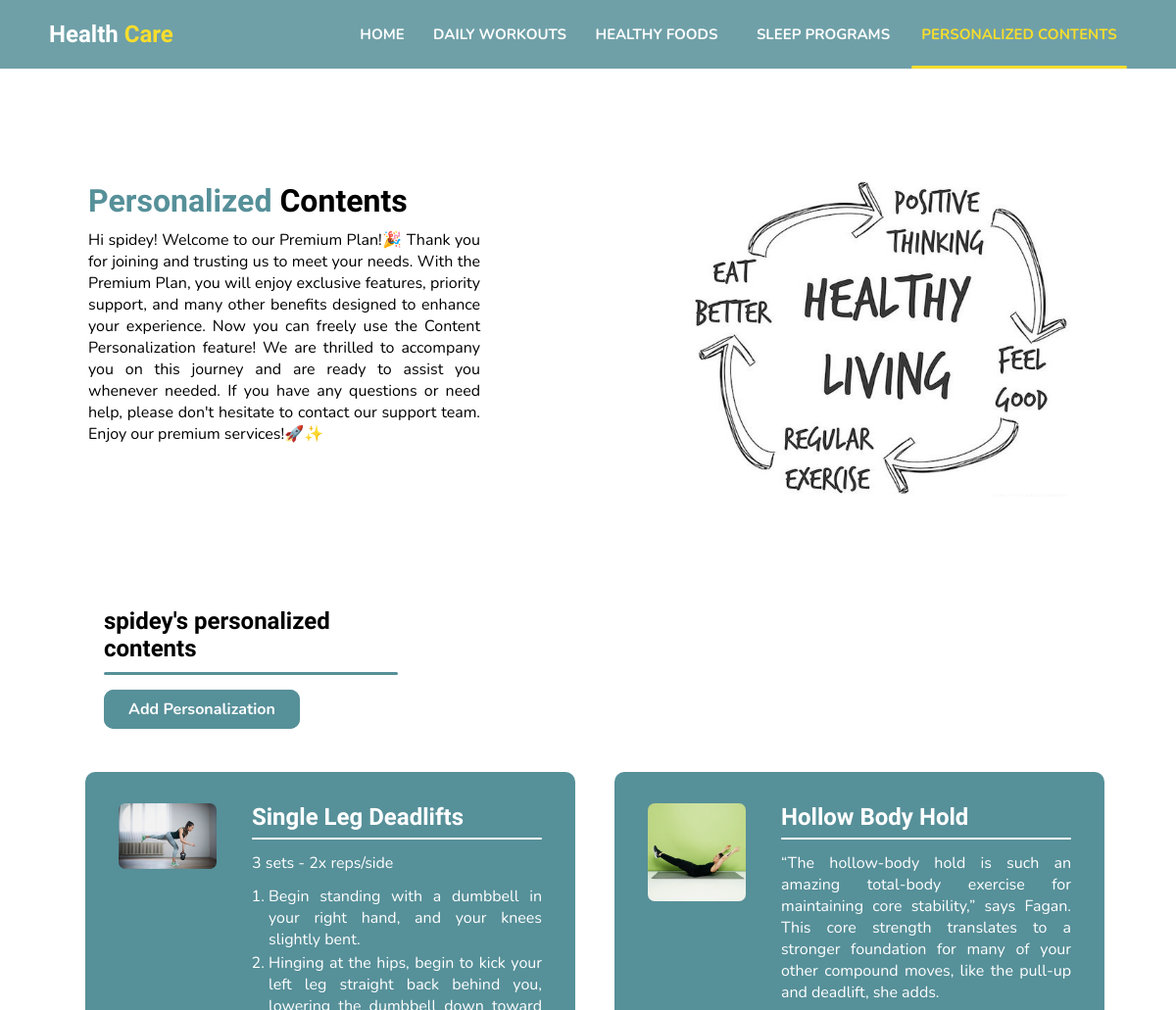
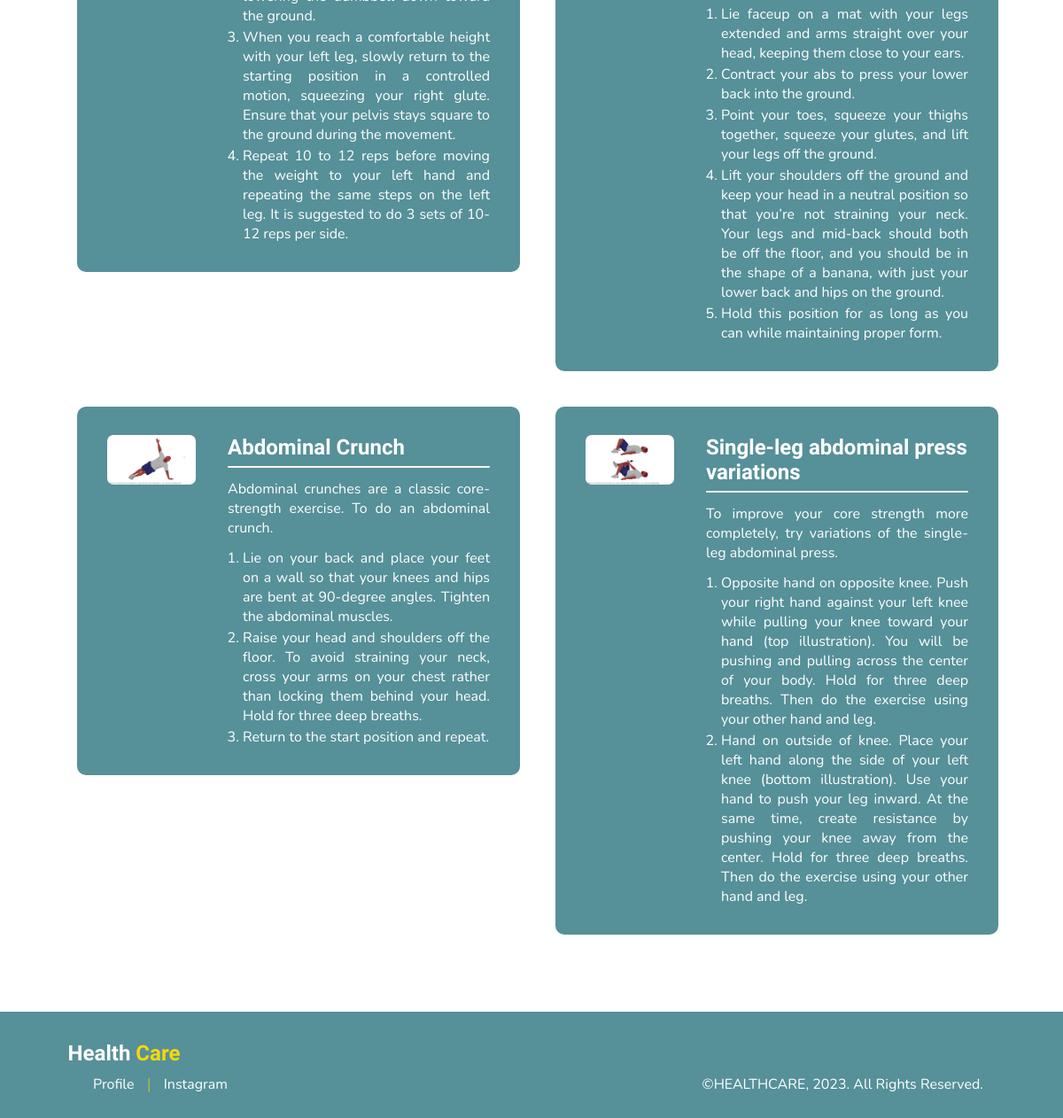
Screenshot of /user-premium/personalized-page.php (signed in) with the database file from the repository (2 pictures, top to bottom).
### tables this page shows
CREATE TABLE `article` (
  `id_article` int(11) NOT NULL,
  `id_personalization` int(11) NOT NULL,
  `title` varchar(225) NOT NULL,
  `content` varchar(10000) NOT NULL,
  `information` varchar(1000) NOT NULL,
  `image` varchar(225) NOT NULL
);

### user-premium/personalized-page.php (the view, shortened to what this page needs)
<?php
$mencari = $_SESSION['id_user'];
?>
<!DOCTYPE html>
<html lang="en">
<head>
  <link rel="stylesheet" href="style_prempage.css" />
</head>
<body>
  <div class="navbar">
    <div class="logo">
      <h2>Health <span>Care</span></h2>
    </div>
    <div class="navigator">
      <a href="index.php" class="btn">Home</a>
      <a href="daily-workouts.php" class="btn">Daily Workouts</a>
      <a href="healthy-foods.php" class="btn">Healthy Foods</a>
      <a href="sleep-programs.php" class="btn">Sleep Programs</a>
      <a href="personalized-page.php" class="btn btn-active">Personalized Contents</a>
      <div class="animation start-home5"></div>
    </div>
  </div>
  <div class="banner">
    <div class="text">
      <h1><span>Personalized</span> Contents</h1>
      <p class="description">
        Hi <?php echo $_SESSION['username']; ?>! Welcome to our Premium Plan!🎉 Thank you for joining and trusting us to
        meet your needs. With the Premium Plan, you will enjoy exclusive features, priority support, and many other
        benefits designed to enhance your experience. Now you can freely use the Content Personalization feature! We are
        thrilled to accompany you on this journey and are ready to assist you whenever needed. If you have any questions
        or need help, please don't hesitate to contact our support team. Enjoy our premium services!🚀✨
      </p>
    </div>
    <div class="banner-image">
      <img src="image/healthy cycle.jpg" alt="" />
    </div>
  </div>
  <div class="sub-title">
    <h2><?php echo $_SESSION['username']; ?>'s personalized contents</h2>
    <hr>
    <div class="add-person">
      <a href="add-personalization.php" class="add-person">Add Personalization</a>
    </div>
  </div>
  <div class="wrap-mentoring">
    <?php
    include '../connect.php';
    $query_mysql = mysqli_query($mysqli, "SELECT article.* FROM article
                                          INNER JOIN personalization
                                          ON article.id_personalization = personalization.id_personalization
                                          WHERE personalization.id_user = $mencari") or die(mysqli_error($mysqli));
    $articles = [];
    while ($data = mysqli_fetch_array($query_mysql)) {
      $articles[] = $data;
    }
    $total_tables = count($articles);
    $articles_per_table = ceil(count($articles) / $total_tables);
    ?>
    <?php for ($i = 0; $i < $total_tables; $i++) { ?>
      <div class="mentoring">
        <div class="card-mentoring">
          <div class="card-mentoring-image">
            <table border="0" class="table">
              <?php
              $start_index = $i * $articles_per_table;
              $end_index = min(($i + 1) * $articles_per_table, count($articles));
              for ($j = $start_index; $j < $end_index; $j++) {
                $data = $articles[$j];
                ?>
                <tr>
                  <td>
                    <img src="../admin/img/<?php echo $data["image"]; ?>" title="<?php echo $data['image']; ?>">
                  </td>
                </tr>
              <?php } ?>
            </table>
          </div>
          <div class="card-mentoring-text">
            <table border="0" class="table">
              <?php
              $start_index = $i * $articles_per_table;
              $end_index = min(($i + 1) * $articles_per_table, count($articles));
              for ($j = $start_index; $j < $end_index; $j++) {
                $data = $articles[$j];
                ?>
                <tr>
                  <td>
                    <h2><?php echo $data['title']; ?></h2>
                  </td>
                </tr>
                <tr>
                  <td>
                    <hr>
                  </td>
                </tr>
                <tr>
                  <td>
                    <p><?php echo $data['information']; ?></p>
                  </td>
                </tr>
                <tr>
                  <td>
                    <ol><?php echo $data['content']; ?></ol>
                  </td>
                </tr>
              <?php } ?>
            </table>
          </div>
        </div>
      </div>
    <?php } ?>
  </div>
  <div class="footer">
    <div class="logo-footer">
      <h2>Health <span>Care</span></h2>
    </div>
    <div class="footer-bot">
      <div class="profile-navigation">
        <a href="profile.php" class="profile-link">Profile</a>
        <span>|</span>
        <a href="https://www.instagram.com/raffortless/" class="profile-link">Instagram</a>
      </div>
      <div class="copyright">
        <p>&copy;HEALTHCARE, 2023. All Rights Reserved.</p>
      </div>
    </div>
  </div>
</body>
</html>

### user-premium/style_prempage.css (style rules this page uses)
* { margin: 0; padding: 0; }
h1, h2 { font-family: "Signika", sans-serif; }
a, p, li, h3, label { font-family: "Nunito", sans-serif; }
a { text-decoration: none; }
.navbar { display: flex; position: fixed; align-items: center; justify-content: space-between; box-sizing: border-box; background-color: #569099; height: 70px; width: 100%; opacity: 0.85; padding-left: 50px; padding-right: 50px; box-shadow: 0 0.2px 0.6px; border-bottom-left-radius: 0px; border-bottom-right-radius: 0px; margin-top: -70px; transition: 0.5s ease; z-index: 5; }
.navbar .navigator { height: 100px; }
.navbar .logo h2 { color: white; }
.navbar .logo span { color: #f6d809; }
.navigator { display: flex; position: relative; background: transparent; width: 800px; height: 70px; font-size: 0; margin-left: 0; margin-right: 0; }
.navigator a { display: inline-block; position: relative; text-decoration: none; text-align: center; text-transform: uppercase; font-size: 15px; line-height: 50px; z-index: 1; }
.navigator .animation { position: absolute; margin-top: 82.4px; height: 3px; top: 0; z-index: 0; background: #f6d809; border-radius: 2px; transition: all 0.4s ease 0s; }
.navigator a:nth-child(1) { width: 80px; }
.navigator a:nth-child(2) { width: 160px; }
.navigator a:nth-child(3) { width: 160px; }
.navigator a:nth-child(4) { width: 180px; }
.navigator a:nth-child(5) { width: 220px; }
.navigator .start-home5, a:nth-child(5):hover~.animation { width: 220px; left: 580px; }
.btn { color: white; font-weight: bold; display: inline-block; box-sizing: border-box; height: 100%; padding: 10px; padding-top: 25px; font-size: 18px; transition: 0.4s ease, color 0.4s ease; }
.btn:hover, .btn-active { color: #f6d809; }
.banner { height: 500px; width: 100%; display: flex; justify-content: space-around; align-items: center; margin-top: 70px; margin-bottom: 30px; }
.banner .text { width: 400px; box-sizing: border-box; margin-left: -10px; }
.description { margin-top: 10px; text-align: justify; }
.banner .text span { color: #569099; }
.banner .banner-image { width: 400px; height: 400px; position: relative; margin-left: 10px; }
.banner .banner-image img { width: 400px; margin-top: 60px; border-radius: 20px; }
.add-person { display: flex; padding: 0; background-color: #569099; width: 200px; height: 40px; justify-content: center; align-items: center; font-weight: bold; border-radius: 10px; margin-top: 15px; margin-bottom: 15px; }
.add-person a { text-decoration: none; color: white; }
.sub-title { width: 300px; margin-left: 106px; margin-top: 50px; margin-bottom: -43px; }
.sub-title hr { height: 3px; margin-top: 10px; background-color: #569099; border: none; border-radius: 2px; width: 100%; }
.wrap-mentoring { display: flex; justify-content: space-evenly; flex-direction: row; flex-wrap: wrap; width: 90%; margin: 67px; }
.mentoring { display: flex; justify-content: space-between; flex-wrap: wrap; flex-direction: column; }
.card-mentoring { display: flex; justify-content: space-evenly; background-color: #569099; width: 500px; height: min-content; padding: 30px; margin: 20px; box-sizing: border-box; border-radius: 10px; }
.card-mentoring-text { width: 300px; color: white; }
.card-mentoring-text hr { height: 2px; margin-top: 5px; margin-bottom: 10px; background-color: white; border: none; border-radius: 1px; }
.card-mentoring-text ol { margin-left: 17px; margin-top: 10px; text-align: justify; }
.card-mentoring-text li { margin-top: 2px; }
.card-mentoring-text p { text-align: justify; margin-top: 1px; }
.card-mentoring-image img { width: 100px; border-radius: 7px; margin-right: 30px; }
.footer { height: 120px; background-color: #569099; display: flex; flex-direction: column; justify-content: center; align-items: center; margin-top: 0px; }
.footer h2 { color: white; margin-top: 5px; margin-bottom: 10px; }
.logo-footer { margin-right: 920px; }
.footer span { color: #f6d809; }
.footer-bot { display: flex; justify-content: space-between; width: 85%; }
.copyright { margin-bottom: 0px; color: white; }
.profile-navigation { display: flex; align-items: center; }
.profile-link { margin: 0 15px; color: #fff; transition: 0.3s ease-in-out; }

### rows the page displays
article: image (picture), title "Single Leg Deadlifts", information "3 sets - 2x reps/side", content "Begin standing with a dumbbell in your right hand, and your knees slightly bent. Hinging at the hips, begin to kick your left leg straight back behind you, lowering the dumbbell down toward the ground. When you reach a comfortable height with your left leg, slowly return to the starting position in a controlled motion, squeezing your right glute. Ensure that your pelvis stays square to the ground during the movement. Repeat 10 to 12 reps before moving the weight to your left hand and repeating the same steps on the left leg. It is suggested to do 3 sets of 10-12 reps per side."
article: image (picture), title "Hollow Body Hold", information "“The hollow-body hold is such an amazing total-body exercise for maintaining core stability,” says Fagan. This core strength translates to a stronger foundation for many of your other compound moves, like the pull-up and deadlift, she adds.", content "Lie faceup on a mat with your legs extended and arms straight over your head, keeping them close to your ears. Contract your abs to press your lower back into the ground. Point your toes, squeeze your thighs together, squeeze your glutes, and lift your legs off the ground. Lift your shoulders off the ground and keep your head in a neutral position so that you’re not straining your neck. Your legs and mid-back should both be off the floor, and you should be in the shape of a banana, with just your lower back and hips on the ground. Hold this position for as long as you can while maintaining proper form."
article: image (picture), title "Abdominal Crunch", information "Abdominal crunches are a classic core-strength exercise. To do an abdominal crunch.", content "Lie on your back and place your feet on a wall so that your knees and hips are bent at 90-degree angles. Tighten the abdominal muscles. Raise your head and shoulders off the floor. To avoid straining your neck, cross your arms on your chest rather than locking them behind your head. Hold for three deep breaths. Return to the start position and repeat."
article: image (picture), title "Single-leg abdominal press variations", information "To improve your core strength more completely, try variations of the single-leg abdominal press.", content "Opposite hand on opposite knee. Push your right hand against your left knee while pulling your knee toward your hand (top illustration). You will be pushing and pulling across the center of your body. Hold for three deep breaths. Then do the exercise using your other hand and leg. Hand on outside of knee. Place your left hand along the side of your left knee (bottom illustration). Use your hand to push your leg inward. At the same time, create resistance by pushing your knee away from the center. Hold for three deep breaths. Then do the exercise using your other hand and leg."

### other values shown
$_SESSION['username'] "spidey"
